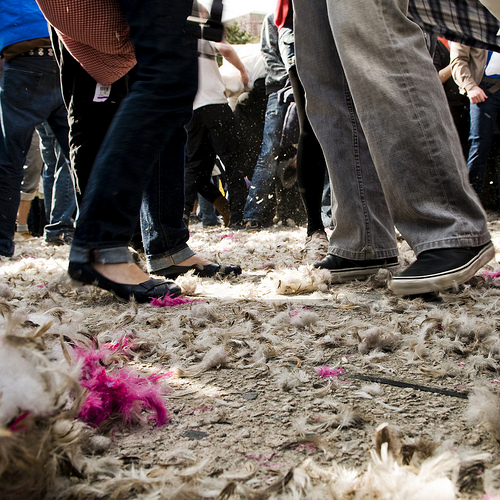
#> input picture datasets/sample_rgb_images/100305.png, 500 x 500 px; its folder holds only this picture in this run
$ python -i WBEmulator.py   (imports and definitions only)
#> lines starting #> are read from the running program, lines starting #| are printed output that depends on the picture
################################################################################
# Copyright (c) 2019-present, Mahmoud Afifi
#
# This source code is licensed under the license found in the LICENSE file in
# the root directory of this source tree.
#
# Please, cite the following paper if you use this code:
# Mahmoud Afifi and Michael S. Brown. What else can fool deep learning?
# Addressing color constancy errors on deep neural network performance. ICCV,
# 2019
#
# Email: mafifi@eecs.yorku.ca | m.3afifi@gmail.com
################################################################################


import numpy as np
import cv2
import random as rnd
import os
import shutil


class WBEmulator:
    def __init__(self):
        # training encoded features
        self.features = np.load('params/features.npy')
        # mapping functions to emulate WB effects
        self.mappingFuncs = np.load('params/mappingFuncs.npy')
        # weight matrix for histogram encoding
        self.encoderWeights = np.load('params/encoderWeights.npy')
        # bias vector for histogram encoding
        self.encoderBias = np.load('params/encoderBias.npy')
        self.h = 60  # histogram bin width
        self.K = 25  # K value for nearest neighbor searching
        self.sigma = 0.25  # fall off factor for KNN
        # WB & photo finishing styles
        self.wb_photo_finishing = ['_F_AS', '_F_CS', '_S_AS', '_S_CS',
                                   '_T_AS', '_T_CS', '_C_AS', '_C_CS',
                                   '_D_AS', '_D_CS']

    # [155 lines left out: functions encode, rgbuv_hist, generateWbsRGB, trainingGT_processing, changeWB, kernelP9, not called in this run]


def outOfGamutClipping(I):
    """Clips out-of-gamut pixels."""
    return np.clip(I, 0, 1)


def im2double(im):
    """Returns a double image [0,1] of the uint8 im [0,255]."""
    return cv2.normalize(im.astype('float'), None, 0.0, 1.0, cv2.NORM_MINMAX)


# [7 lines left out: function addWB, not called in this run]

>>> import cv2
>>> picture = cv2.imread('datasets/sample_rgb_images/100305.png', cv2.IMREAD_GRAYSCALE)
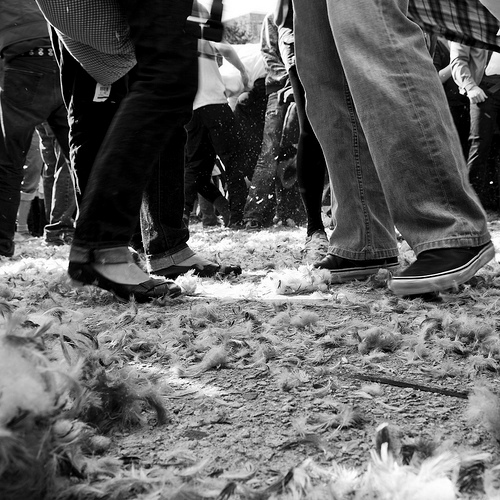
#> picture: shape (500, 500); min 0, max 255, mean 97.7
>>> result = WBEmulator().generateWbsRGB(picture)
#> (reads params/features.npy from the repository)
#> (the run stopped early here; a loop or call above may not have finished)
